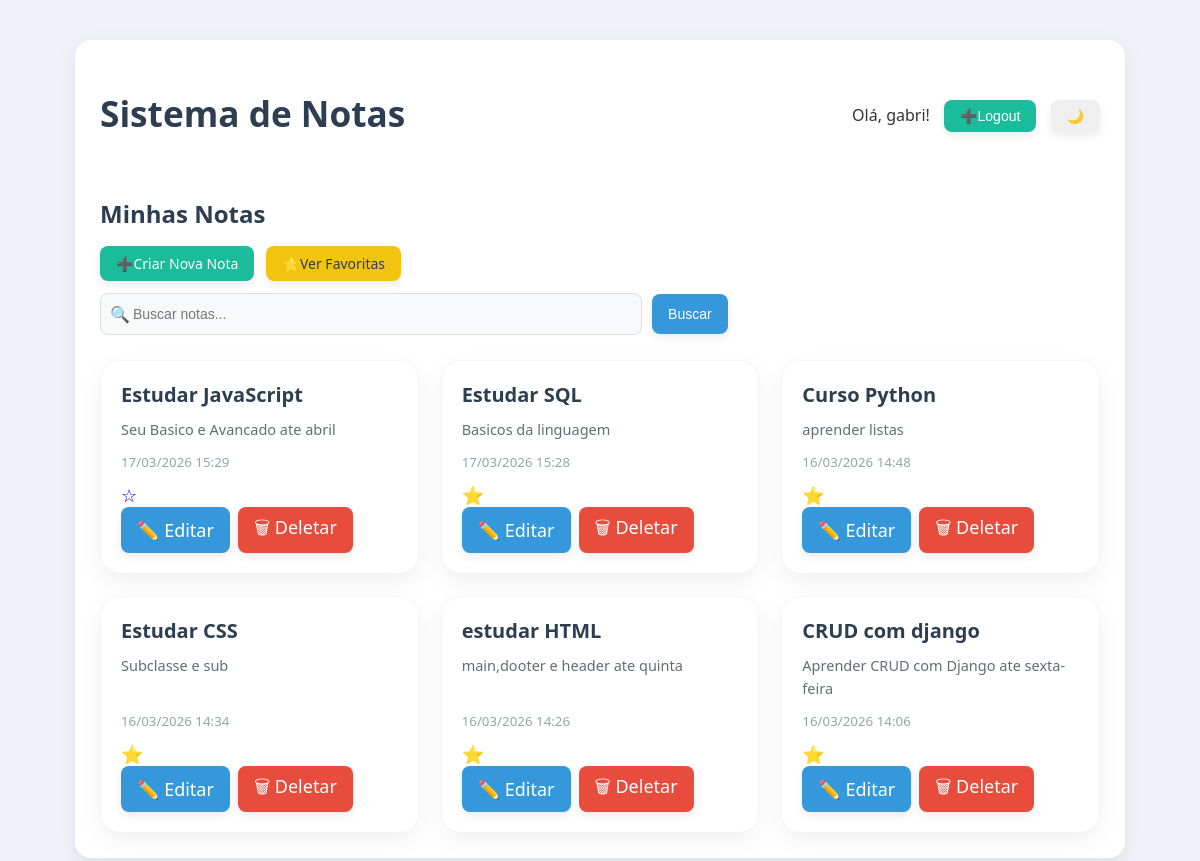
The app's page / (signed in) with its own data.
### notes/models.py (models this page shows, shortened)
class Note(models.Model):
    user = models.ForeignKey(User, on_delete=models.CASCADE)
    title = models.CharField(max_length=200)
    content = models.TextField()
    is_favorite = models.BooleanField(default=False)
    created_at = models.DateTimeField(auto_now_add=True)

### notes/views.py (the view)
# urls.py: path('', views.note_list, name='lista-notas'),
@login_required
def note_list(request):
    notes = Note.objects.filter(user=request.user)
    query = request.GET.get('q')
    if query:
        notes = notes.filter(
            Q(title__icontains=query) |
            Q(content__icontains=query)
        )
    notes = notes.order_by('-created_at')
    return render(request, 'notes/lista-notas.html', {'notes': notes})

### notes/templates/notes/lista-notas.html (shortened to what this page needs)
{% extends "notes/base.html" %}
{% block content %}
<section class="notes-header">
    <h2>Minhas Notas</h2>
    <div class="notes-actions">
        <a href="{% url 'criar-notas' %}" class="btn-create">Criar Nova Nota</a>
        <a href="{% url 'favoritas-notas' %}" class="btn-favorite"> Ver Favoritas</a>
        <form method="GET" class="search-form">
            <input
                type="text"
                name="q"
                placeholder="Buscar notas..."
                value="{{ request.GET.q }}"
                class="search-input"
            >
            <button type="submit" class="search-button">Buscar</button>
        </form>
    </div>
</section>
<section class="notes-list">
    {% for note in notes %}
        <article class="note-card">
            <h3>{{ note.title }}</h3>
            <p>{{ note.content }}</p>
            <small>{{ note.created_at|date:"d/m/Y H:i" }}</small>
            <a href="{% url 'favoritar-nota' note.id %}">
                {% if note.is_favorite %}⭐{% else %}☆{% endif %}
            </a>
            <div class="note-actions">
                <a href="{% url 'editar-nota' note.id %}" class="btn-edit">✏️ Editar</a>
                <a href="{% url 'deletar-nota' note.id %}"
                   onclick="return confirm('Tem certeza que deseja deletar esta nota?')"
                   class="btn-delete">🗑 Deletar</a>
            </div>
        </article>
    {% empty %}
        {% if request.GET.q %}
            <p>Nenhum resultado encontrado para "{{ request.GET.q }}"</p>
        {% else %}
            <p>Nenhuma nota criada ainda.</p>
        {% endif %}
    {% endfor %}
</section>
{% endblock %}

### notes/templates/notes/base.html (shortened to what this page needs)
{% load static %}
<!DOCTYPE html>
<html lang="pt-BR">
<head>
    <link rel="stylesheet" href="{% static 'notes/style.css' %}">
</head>
<body>
<div class="container">
    <header class="header">
        <h1>Sistema de Notas</h1>
        <nav class="user-nav">
            {% if user.is_authenticated %}
                <span>Olá, {{ user.username }}!</span>
                <form method="post" action="{% url 'logout' %}" style="display:inline;">
                    <button type="submit" class="btn-create">Logout</button>
                </form>
            {% else %}
                <a href="{% url 'login' %}">Login</a>
            {% endif %}
            <button id="toggle-dark" style="margin-left:10px;">🌙</button>
        </nav>
    </header>
    <main class="main-content">
        {% block content %}
        {% endblock %}
    </main>
</div>
</body>
</html>

### notes/static/notes/style.css (style rules this page uses)
body { font-family: 'Segoe UI', Tahoma, Geneva, Verdana, sans-serif; background-color: #f0f2f8; margin: 0; padding: 0; color: #333; }
.container { max-width: 1000px; margin: 40px auto; background: #ffffff; padding: 25px; border-radius: 16px; box-shadow: 0 6px 20px rgba(0, 0, 0, 0.08); }
h1, h2, h3 { color: #2c3e50; }
h1 { text-align: center; margin-bottom: 30px; font-size: 2.2rem; }
button, .btn-create, .btn-edit, .btn-delete, .btn-favorite, .search-button, .search-clear, .btn-back { padding: 8px 16px; border-radius: 8px; text-decoration: none; cursor: pointer; display: inline-flex; align-items: center; justify-content: center; font-size: 14px; font-weight: 500; transition: all 0.2s ease; border: none; box-shadow: 0 4px 10px rgba(0,0,0,0.08); }
.btn-create { background-color: #1abc9c; color: #fff; }
.btn-edit { background-color: #3498db; color: #fff; }
.btn-delete { background-color: #e74c3c; color: #fff; }
.btn-favorite { background-color: #f1c40f; color: #2c3e50; }
.search-button { background-color: #3498db; color: #fff; }
.header { display: flex; justify-content: space-between; align-items: center; margin-bottom: 30px; }
.user-nav span { margin-right: 10px; }
.notes-header { display: flex; flex-direction: column; gap: 16px; margin-bottom: 25px; align-items: flex-start; }
.notes-header h2 { margin: 0; }
.notes-header .search-form { display: flex; align-items: center; gap: 10px; width: 100%; position: relative; }
.search-input { flex: 1; height: 40px; padding: 0 14px 0 32px; border-radius: 8px; border: 1px solid #dcdde1; font-size: 14px; transition: all 0.2s ease; background: #f8f9fb; }
.search-button, .search-clear { height: 40px; }
.notes-actions { display: flex; gap: 12px; flex-wrap: wrap; }
.search-form::before { content: "🔍"; position: absolute; left: 10px; top: 50%; transform: translateY(-50%); }
.notes-list { display: grid; grid-template-columns: repeat(3, 1fr); gap: 22px; }
.note-card { background: #ffffff; border-radius: 20px; padding: 20px; box-shadow: 0 8px 25px rgba(0,0,0,0.06); border: 1px solid rgba(0,0,0,0.04); display: flex; flex-direction: column; justify-content: space-between; transition: all 0.25s ease; position: relative; opacity: 0; animation: fadeIn 0.4s ease forwards; }
.note-card h3 { margin: 0 0 10px 0; font-size: 1.25rem; font-weight: 600; }
.note-card p { flex: 1; margin: 0 0 12px 0; line-height: 1.6; font-size: 14.5px; color: #636e72; }
.note-card small { color: #95a5a6; margin-bottom: 12px; }
.note-actions { display: flex; gap: 8px; }
.note-card a { font-size: 18px; text-decoration: none; }
.btn-create::before { content: "➕ "; }
.btn-favorite::before { content: "⭐ "; }

### records on screen
Note: title "Estudar JavaScript", content "Seu Basico e Avancado ate abril", created_at "17/03/2026 15:29"
Note: title "Estudar SQL", content "Basicos da linguagem", created_at "17/03/2026 15:28"
Note: title "Curso Python", content "aprender listas", created_at "16/03/2026 14:48"
Note: title "Estudar CSS", content "Subclasse e sub", created_at "16/03/2026 14:34"
Note: title "estudar HTML", content "main,dooter e header ate quinta", created_at "16/03/2026 14:26"
Note: title "CRUD com django", content "Aprender CRUD com Django ate sexta-feira", created_at "16/03/2026 14:06"

### other values on screen
{{ user.username }} "gabri"
